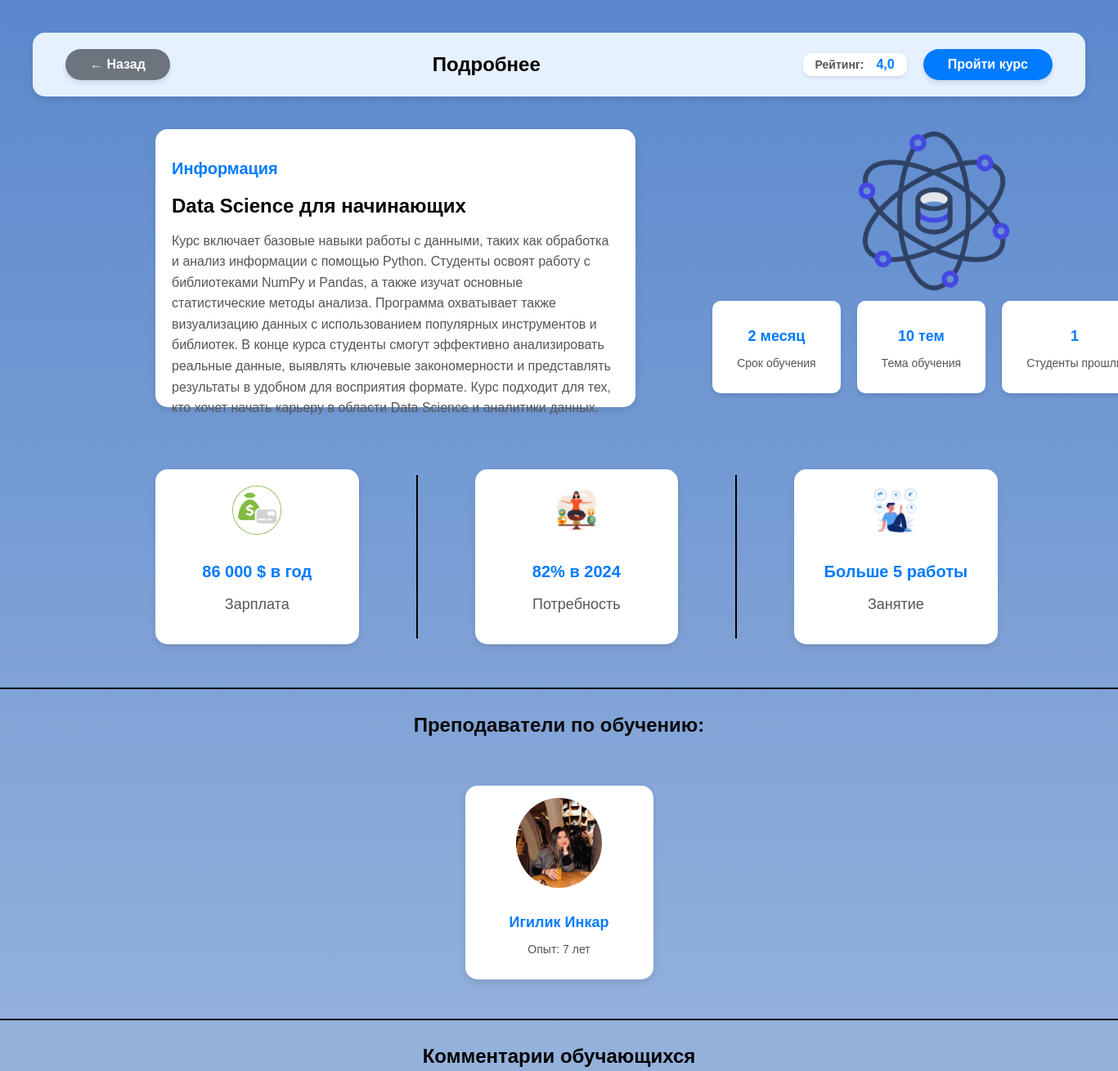
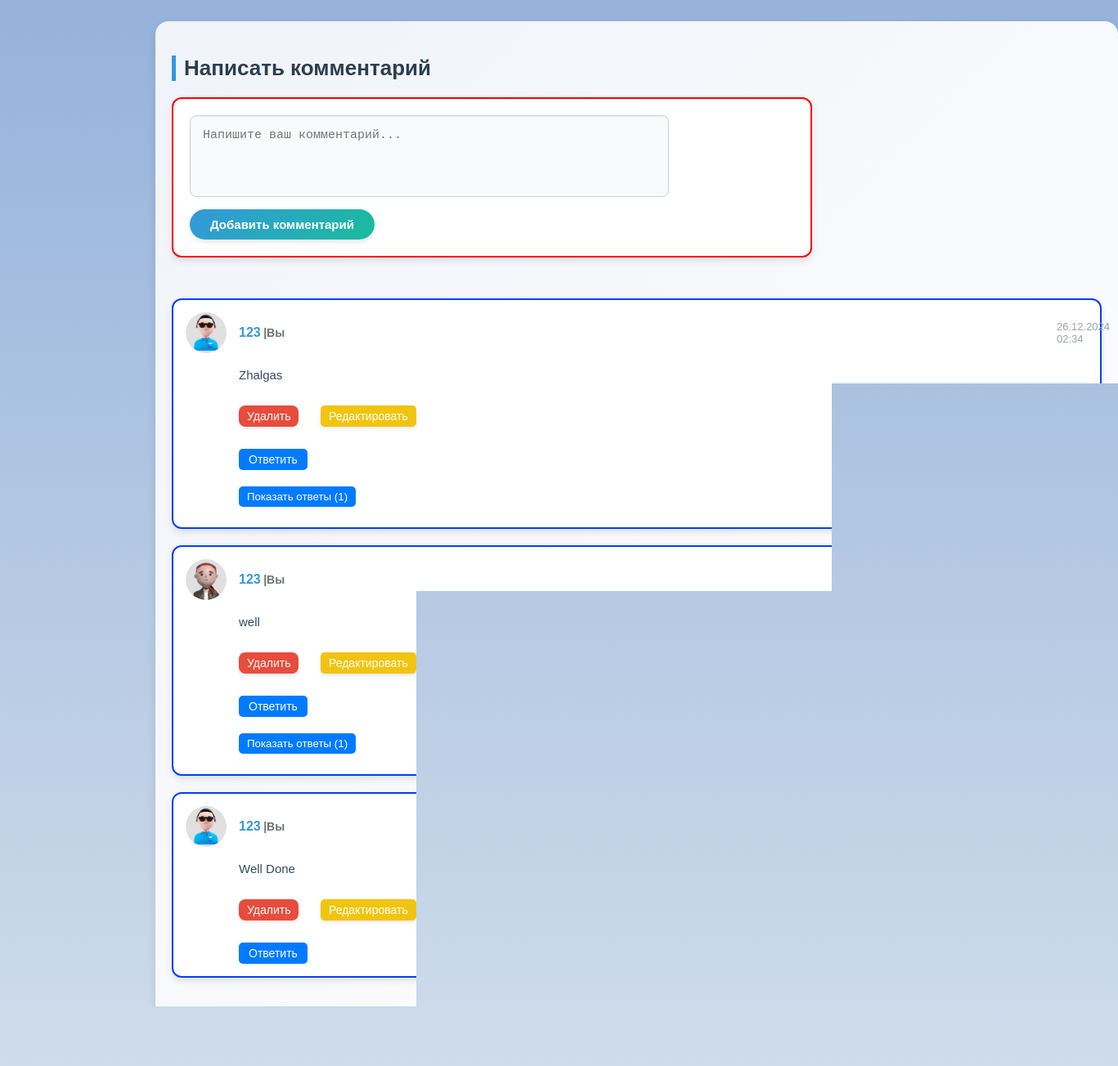
Page /course/data-science-dlya-nachinayushih (signed in) on the committed database (2 pictures, top to bottom).
### education/models.py (models this page shows, shortened)
class Course(models.Model):
    title = models.CharField(max_length=200, verbose_name="Названия курса")
    slug = models.SlugField(unique=True, max_length=200, blank=True)
    image = models.ImageField(upload_to='courses/', verbose_name="Фото курса")
    short_description = models.TextField(max_length=500, verbose_name="Краткое описание")
    detailed_description = models.TextField(verbose_name="Подробнее описание")
    average_rating = models.FloatField(default=0.0, verbose_name="Средний рейтинг")
    completed_users = models.ManyToManyField(
        settings.AUTH_USER_MODEL,
        through='CourseCompletion',
        related_name='completed_courses_via_course',
        blank=True
    )
    duration = models.CharField(max_length=50, verbose_name="Срок обучения")
    topics_count = models.PositiveIntegerField(verbose_name="Количество тем", default=0)
    yearly_salary = models.CharField(max_length=50, verbose_name="Средняя зарплата в год")
    demand_percentage = models.PositiveIntegerField(verbose_name="Потребность (в процентах)")
    jobs_available = models.CharField(max_length=100, verbose_name="Доступные занятия")
    instructors = models.ManyToManyField('Instructor', related_name='courses')
    created_at = models.DateTimeField(auto_now_add=True, verbose_name="Дата создания")
    updated_at = models.DateTimeField(auto_now=True, verbose_name="Дата обновления")
    is_published = models.BooleanField(default=False, verbose_name=_("Опубликован"))
    def save(self, *args, **kwargs):
        self.topics_count = self.lessons.filter(lesson_type='lecture').count()
        super().save(*args, **kwargs)

class Instructor(models.Model):
    name = models.CharField(max_length=100)
    image = models.ImageField(upload_to='instructors/')
    experience = models.CharField(max_length=200)  # Example: "5 years"

class Comment(models.Model):
    user = models.ForeignKey(settings.AUTH_USER_MODEL, on_delete=models.CASCADE, related_name='comments')
    course = models.ForeignKey(Course, on_delete=models.CASCADE, related_name='comments')
    text = models.TextField(verbose_name="Комментарий", max_length=500)
    parent = models.ForeignKey(
        'self', on_delete=models.CASCADE, null=True, blank=True, related_name='replies'
    )
    avatar = models.CharField(max_length=255, null=True, blank=True)
    created_at = models.DateTimeField(auto_now_add=True, verbose_name="Дата создания")
    updated_at = models.DateTimeField(null=True, blank=True, verbose_name="Дата изменения")
    FORBIDDEN_WORDS = ['тупой', 'мал', 'ишак']
    @property
    def is_edited(self):
        return self.updated_at is not None and self.updated_at > self.created_at

class CustomUser(AbstractUser):
    is_email_verified = models.BooleanField(default=False)

### education/views.py (the view)
# urls.py: path('course/<slug:slug>', more, name='more'),
@never_cache
@login_required
def more(request, slug):
    courses = get_object_or_404(Course, slug=slug)
    instructors = courses.instructors.all()
    for course in Course.objects.all():
        course.topics_count = course.lessons.filter(lesson_type='lecture').count()
        course.save()
    comments = courses.comments.filter(parent__isnull=True).annotate(
        like_count=Count('likes', filter=Q(likes__like_type='like')),
        dislike_count=Count('likes', filter=Q(likes__like_type='dislike'))
    ).order_by('-created_at')
    paginator = Paginator(comments, 5)
    page_number = request.GET.get('page')
    page_comments = paginator.get_page(page_number)
    user_reactions = {}
    if request.user.is_authenticated:
        user_reactions = {
            like.comment.id: like.like_type
            for like in CommentLike.objects.filter(user=request.user, comment__in=page_comments)
        }
    avatars = ['1.png', '2.png', '3.png', '4.png']
    if request.method == 'POST':
        form = CommentForm(request.POST)
        parent_id = request.POST.get('parent_id')  # ID родительского комментария, если это ответ
        if form.is_valid():
            comment = form.save(commit=False)
            comment.user = request.user
            comment.course = courses
            comment.avatar = random.choice(avatars)
            if form.cleaned_data['parent']:
                comment.parent = form.cleaned_data['parent']
            if parent_id:
                forbidden_words = ['тупой', 'мал', 'ишак']
                for word in forbidden_words:
                    if word.lower() in comment.text.lower():
                        messages.error(request, "Ваш ответ содержит запрещенные слова и был автоматически удален.")
                        return redirect('more', slug=slug)
                comment.parent = Comment.objects.get(id=parent_id)
            comment.save()
            return redirect('more', slug=slug)
        else:
            form.fields['text'].initial = form.cleaned_data.get('text', '')
    else:
        form = CommentForm()
    return render(request, 'main/more.html', {
        "courses": courses,
        "instructors": instructors,
        "page_comment": page_comments,
        "form": form,
        "average_rating": courses.average_rating,
        "user_reactions": user_reactions,
    })

### education/forms.py (shortened to what this page needs)
class CommentForm(forms.ModelForm):
    FORBIDDEN_WORDS = ['тупой', 'мал', 'ишак']
    class Meta:
        model = Comment
        fields = ['text', 'parent']  # Добавляем поле для родительского комментария
        widgets = {
            'text': forms.Textarea(attrs={
                'placeholder': 'Напишите ваш комментарий...',
                'rows': 4,
                'class': 'form-control',
            }),
        }

### education/templatetags/dict_filters.py (called while the page is built)
@register.filter
def dict_key(value, key):
    return value.get(key)

### education/templates/main/more.html (shortened to what this page needs)
{% load static %}
<!DOCTYPE html>
<html lang="en">
<head>
    <link rel="stylesheet" href="{% static 'main/css/1285.css' %}">
</head>
<body>
<section class="course-details">
    <div class="details-header">
        <a href="{% url 'kyrs' %}" class="back-btn">← Назад</a>
        <h1>Подробнее</h1>
        <div class="header-actions">
            <div class="rating-container">
                <span class="rating-label">Рейтинг:</span>
                <span class="rating-value">{{ average_rating }}</span>
            </div>
            <a href="{% url 'start_course' courses.slug %}" class="buy-btn">
                {% if user.is_authenticated %}
                    Пройти курс
                {% else %}
                    Войти, чтобы пройти курс
                {% endif %}
            </a>
        </div>
    </div>
    <div class="details-row">
        <div class="details-left">
            <div class="info-block">
                <h2>Информация</h2>
                <h1>{{ courses.title }}</h1>
                <p>
                    {{ courses.detailed_description }}
                </p>
            </div>
        </div>
        <div class="details-right">
            <img src="{{ courses.image.url }}" style="margin-left: 115px" alt="Python Logo">
            <div class="meta">
                <div class="meta-item">
                    <h3>{{ courses.duration }} месяц</h3>
                    <p>Срок обучения</p>
                </div>
                <div class="meta-item">
                    <h3>{{ courses.topics_count }} тем</h3>
                    <p>Тема обучения</p>
                </div>
                <div class="meta-item">
                    <h3>{{ courses.completed_users.count }}</h3>
                    <p>Студенты прошли</p>
                </div>
            </div>
        </div>
    </div>
</section>
<section class="course-statistics">
    <div class="statistics">
        <div class="stat-item">
            <img src="{% static 'main/img/salary.png' %}" alt="Зарплата">
            <h3>{{ courses.yearly_salary }} $ в год</h3>
            <p>Зарплата</p>
        </div>
        <div class="line"></div>
        <div class="stat-item">
            <img src="{% static 'main/img/need.png' %}" alt="Потребность">
            <h3>{{ courses.demand_percentage }}% в 2024</h3>
            <p>Потребность</p>
        </div>
        <div class="line"></div>
        <div class="stat-item">
            <img src="{% static 'main/img/work.png' %}" alt="Занятие">
            <h3>Больше {{ courses.jobs_available }} работы</h3>
            <p>Занятие</p>
        </div>
    </div>
</section>
<div class="bottom-line"></div>
<section class="course-instructors">
    <h2>Преподаватели по обучению:</h2>
    <div class="instructor-list">
        {% for instructor in instructors %}
            <div class="instructor">
                <img src="{{ instructor.image.url }}" alt="Преподаватель" style="height: 110px; width:105px">
                <h3>{{ instructor.name }}</h3>
                <p>Опыт: {{ instructor.experience }}</p>
            </div>
        {% endfor %}
    </div>
</section>
<hr class="line-2">
<h2 style="text-align: center; margin-top: 30px">Комментарии обучающихся</h2>
<section class="comments-section">
    <h2>Написать комментарий</h2>
    {% if request.user.is_authenticated %}
        <form method="post" class="comment-form">
            {{ form.text }}
            <button type="submit" class="submit-btn">Добавить комментарий</button>
        </form>
    {% else %}
        <p class="login-prompt">
            <a href="{% url 'login' %}" class="login-link">Войдите</a>, чтобы оставить комментарий.
        </p>
    {% endif %}
    <div class="comments-list" id="comments-list">
        {% for comment in page_comment %}
            <div class="comment" id="comment-{{ comment.id }}">
                <div class="comment-avatar">
                    <img src="{% static 'main/img/'|add:comment.avatar %}" alt="Default Avatar">
                </div>
                <div class="comment-content">
                    <div class="comment-header">
                        <h3 class="comment-user">
                            {{ comment.user.username }}
                            {% if comment.user == request.user %}
                                <span class="user-label"> |Вы</span>
                            {% endif %}
                        </h3>
                        <small class="comment-date" style="
                                position: absolute;
                                margin-left: 1000px;">{{ comment.created_at|date:"d.m.Y H:i" }}</small>
                        <small class="comment-edited" id="edited-{{ comment.id }}"
                                {% if comment.is_edited %}
                               style="display: inline; position: absolute; margin-left: 933px; margin-top: 55px;"
                                {% else %}
                               style="display: none; position: absolute; margin-left: 933px; margin-top: 55px;"
                                {% endif %}
                        >
                        </small>
                    </div>
                    <p class="comment-text" id="text-{{ comment.id }}">{{ comment.text|escape }}</p>
                    <div class="comment-actions" id="actions-{{ comment.id }}">
                        {% if comment.user == request.user %}
                            <button class="edit-btn" id="edit-btn-{{ comment.id }}"
                                    onclick="editComment({{ comment.id }})">Редактировать
                            </button>
                                {% load dict_filters %}
                            <form method="post" action="{% url 'delete_comment' comment.id %}" class="delete-form"
                                  onsubmit="return confirmDelete(event)">
                                <button type="submit" class="delete-btn">Удалить</button>
                            </form>
                        {% endif %}
                        <div style="/* position: relative; */margin-left: 970px;margin-top: -22px;max-width: 115px;display: block;align-content: center;justify-content: space-between;">
                            <button type="button" style="display: inline"
                                    class="like-btn {% if user_reactions|dict_key:comment.id == 'like' %}active{% endif %}"
                                    onclick="toggleReaction({{ comment.id }}, 'like')">
                                👍 <span id="likes-{{ comment.id }}">{{ comment.like_count }}</span>
                            </button>
                            <button type="button" style="margin-left:10px;display: inline"
                                    class="dislike-btn {% if user_reactions|dict_key:comment.id == 'dislike' %}active{% endif %}"
                                    onclick="toggleReaction({{ comment.id }}, 'dislike')">
                                👎 <span id="dislikes-{{ comment.id }}">{{ comment.dislike_count }}</span>
                            </button>
                        </div>
                        <div class="comment-actions" id="actions-{{ comment.id }}">
                            <button type="button" class="reply-btn" id="reply-btn-{{ comment.id }}"
                                    onclick="toggleReplyForm({{ comment.id }})" style="
                                    ">
                                Ответить
                            </button>
                            {% if comment.replies.count == 0 %}
                            {% else %}
                                <div class="comment-1" id="comment-{{ comment.id }}" style="
                                        display: flow;
                                        margin-left: -15px;
                                    ">
                                    {% if comment.replies.all %}
                                        <button type="button" class="toggle-replies-btn"
                                                onclick="toggleReplies({{ comment.id }})"
                                                style="position:relative; margin-top: -18px; margin-left: 15px">
                                            Показать ответы ({{ comment.replies.count }})
                                        </button>
                                    {% endif %}
                                </div>
                            {% endif %}
                        </div>
                    </div>
                </div>
            </div>
            </div>
        {% empty %}
            <p class="no-comments">Комментариев пока нет. Будьте первым!</p>
        {% endfor %}
    <div class="pagination">
        <span class="current-page">Страница {{ page_comment.number }} из {{ page_comment.paginator.num_pages }}</span>
    </div>
</section>
<div class="comments-list">
</body>
</html>

### rows in the picture
Course: average_rating "4,0", title "Data Science для начинающих", detailed_description "Курс включает базовые навыки работы с данными, таких как обработка и анализ информации с помощью Python. Студенты освоят работу с библиотеками NumPy и Pandas, а также изучат основные статистические методы анализа. Программа охватывает также визуализацию данных с использованием популярных инструментов и библиотек. В конце курса студенты смогут эффективно анализировать реальные данные, выявлять ключевые закономерности и представлять результаты в удобном для восприятия формате. Курс подходит для тех, кто хочет начать карьеру в области Data Science и аналитики данных.", image (picture), duration "2", topics_count "10", completed_users.count "1", yearly_salary "86 000", demand_percentage "82", jobs_available "5"
Instructor: image (picture), name "Игилик Инкар", experience "7 лет"
Comment: avatar (picture), user.username "123", shows "|Вы", created_at "26.12.2024 02:34", text "Zhalgas", replies.count "1"
Comment: avatar (picture), user.username "123", shows "|Вы", text "well", replies.count "1"
Comment: avatar (picture), user.username "123", shows "|Вы", text "Well Done"
